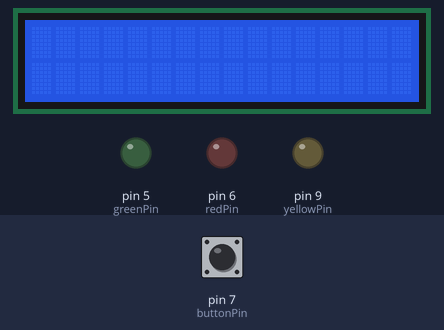
This sketch was run on a simulated Arduino Uno, built with avr-gcc and run on an emulated ATmega328P. Parts: 16×2 character LCD, output pins drawn as LEDs (lit = HIGH). Inputs (shaded band) come from the test bench; at power-on: pin 7 (buttonPin) HIGH. What the sketch prints to the serial monitor is not drawn.

Above: at 1.2 s.
1.3 s: pin 7 (buttonPin) pulled LOW for 0.15 s
At 1.7 s:
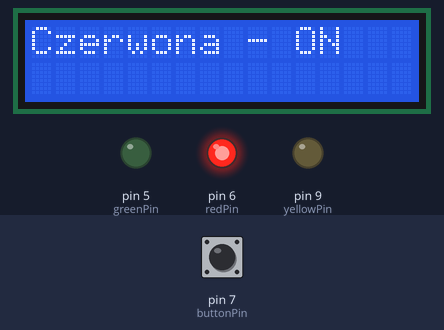
2.9 s: pin 7 (buttonPin) pulled LOW for 1 s
At 4.1 s:
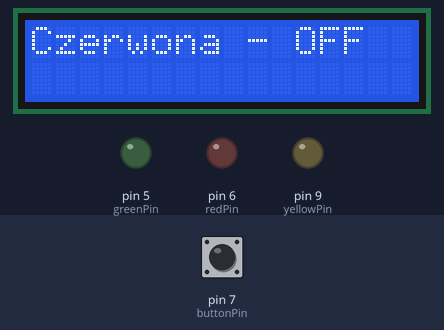
5.4 s: pin 7 (buttonPin) pulled LOW for 0.15 s
At 5.9 s:
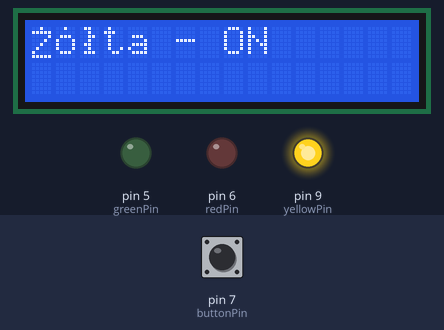
7.0 s: pin 7 (buttonPin) pulled LOW for 3.2 s
At 8.3 s:
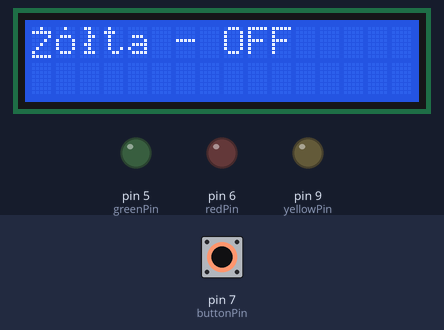
11.7 s: pin 7 (buttonPin) pulled LOW for 0.15 s
At 12.9 s:
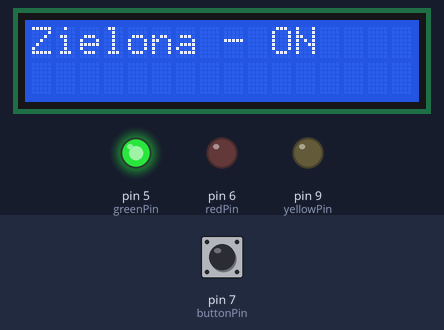
13.3 s: pin 7 (buttonPin) pulled LOW for 1 s
At 14.4 s:
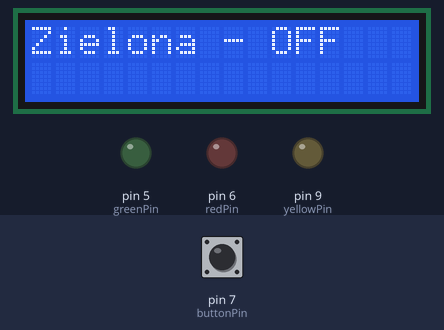
Timing chart, 0 to 16.3 s (numbered marks = the images above; inputs shaded):
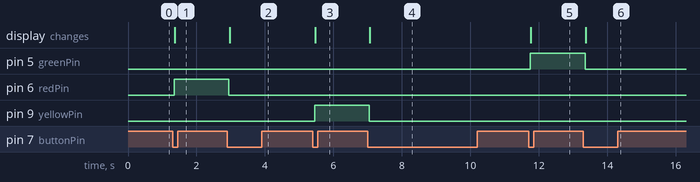

Measured:
- after the input at 1.3 s, pin 6 (redPin): LOW → HIGH after 0.05 s; the display: changes after 0.07 s (image 1)
- after the input at 2.9 s, pin 6 (redPin): HIGH → LOW after 0.05 s; the display: changes after 0.07 s (image 2)
- after the input at 5.4 s, pin 9 (yellowPin): LOW → HIGH after 0.05 s; the display: changes after 0.06 s (image 3)
- after the input at 7.0 s, pin 9 (yellowPin): HIGH → LOW after 0.05 s; the display: changes after 0.06 s (image 4)
- after the input at 11.7 s, pin 5 (greenPin): LOW → HIGH after 0.05 s; the display: changes after 0.07 s (image 5)
- after the input at 13.3 s, pin 5 (greenPin): HIGH → LOW after 0.05 s; the display: changes after 0.07 s (image 6)

The sketch:

sketch.ino
```cpp
#include <Wire.h>  // Dołącz bibliotekę Wire, używaną do komunikacji I2C
#include <LiquidCrystal_I2C.h> // Dołącz bibliotekę dla wyświetlacza LCD z interfejsem I2C

// Ustawienie adresu I2C dla LCD
LiquidCrystal_I2C lcd(0x27, 16, 2);

// Definicja własnych znaków dla polskich liter
byte customCharZ[8] = {B00100, B11111, B00001, B00010, B00100, B01000, B10000, B11111}; // 'Ż'
byte customCharO[8] = {B00100, B00000, B01110, B10001, B10001, B10001, B01110, B00000}; // 'ó'
byte customCharL[8] = {B01100, B00100, B00110, B00100, B01100, B00100, B01110, B00000}; // 'ł'

const int redPin = 6; // Pin dla czerwonej diody LED
const int yellowPin = 9; // Pin dla żółtej diody LED
const int greenPin = 5; // Pin dla zielonej diody LED
const int buttonPin = 7; // Pin cyfrowy dla przycisku
bool lastButtonState = HIGH; // Zakładamy, że przycisk jest aktywowany do LOW
bool currentButtonState = HIGH; // Aktualny stan przycisku
unsigned long lastDebounceTime = 0; // Ostatni czas dla debouncingu
unsigned long debounceDelay = 50; // Opóźnienie dla debouncingu

int ledPins[] = {redPin, yellowPin, greenPin}; // Tablica pinów dla diod LED
String ledNames[] = {"Czerwona", "Żółta", "Zielona"}; // Nazwy diod LED
int currentLED = 0; // Aktualnie kontrolowana dioda LED
bool ledState = LOW; // Stan diody LED, LOW oznacza wyłączoną
bool buttonPressed = false; // Dodana flaga do śledzenia, czy przycisk został już obsłużony

void setup() {
  lcd.init(); // Inicjalizacja LCD
  lcd.backlight(); // Włączenie podświetlenia

  // Utworzenie własnych znaków
  lcd.createChar(0, customCharL); // 'ł'
  lcd.createChar(1, customCharO); // 'ó'
  lcd.createChar(2, customCharZ); // 'Ż'

  pinMode(buttonPin, INPUT_PULLUP); // Ustawienie pinu przycisku jako wejście z wewnętrznym rezystorem podciągającym
  for (int i = 0; i < 3; i++) {
    pinMode(ledPins[i], OUTPUT); // Ustawienie pinów LED jako wyjścia
  }
  Serial.begin(9600); // Rozpoczęcie komunikacji szeregowej
}

void loop() {
  int reading = digitalRead(buttonPin); // Odczyt stanu przycisku

  if (reading != lastButtonState) { // Jeśli stan przycisku się zmienił
    lastDebounceTime = millis(); // Zaktualizuj czas debouncingu
  }

  if ((millis() - lastDebounceTime) > debounceDelay) { // Jeśli minęło wystarczająco dużo czasu od debouncingu
    if (reading != currentButtonState) { // I stan przycisku się zmienił
      currentButtonState = reading; // Zaktualizuj aktualny stan przycisku

      if (currentButtonState == LOW && !buttonPressed) { // Jeśli przycisk jest wciśnięty i nie był wcześniej obsłużony
        updateLEDs(); // Zaktualizuj stany diod LED
        buttonPressed = true; // Ustaw flagę, że przycisk został obsłużony
      }
      else if (currentButtonState == HIGH) {
        buttonPressed = false; // Reset flagi, gdy przycisk jest zwolniony
      }
    }
  }

  lastButtonState = reading; // Zaktualizuj ostatni odczytany stan przycisku
}

void updateLEDs() {
  ledState = !ledState; // Zmiana stanu diody LED na przeciwny

  // Wyłączenie wszystkich diod LED
  for (int i = 0; i < 3; i++) {
    digitalWrite(ledPins[i], LOW);
  }

  // Włączenie bieżącej diody LED
  digitalWrite(ledPins[currentLED], ledState ? HIGH : LOW);

  // Wysyłanie informacji do Serial i LCD
  lcd.clear();
  lcd.setCursor(0, 0);

  // Sprawdź czy bieżąca dioda LED to żółta i wyświetl "Żółta"
  if (currentLED == 1) { // Zakładając, że żółta ma indeks 1
    lcd.write(byte(2)); // 'Ż'
    lcd.write(byte(1)); // 'ó'
    lcd.write(byte(0)); // 'ł'
    lcd.print("ta");
    Serial.println("Żółta " + String(ledState ? "ON" : "OFF"));
  } else {
    lcd.print(ledNames[currentLED]); // Wypisz nazwę diody na LCD
    Serial.print(ledNames[currentLED]); // Wyślij nazwę diody na port szeregowy
    Serial.println(ledState ? " ON" : " OFF");
  }

  lcd.print(ledState ? " - ON" : " - OFF"); // Dodaj informację o stanie diody na LCD

  if (!ledState) {
    currentLED = (currentLED + 1) % 3; // Przejdź do następnej diody tylko podczas wyłączania
  }
}
```
